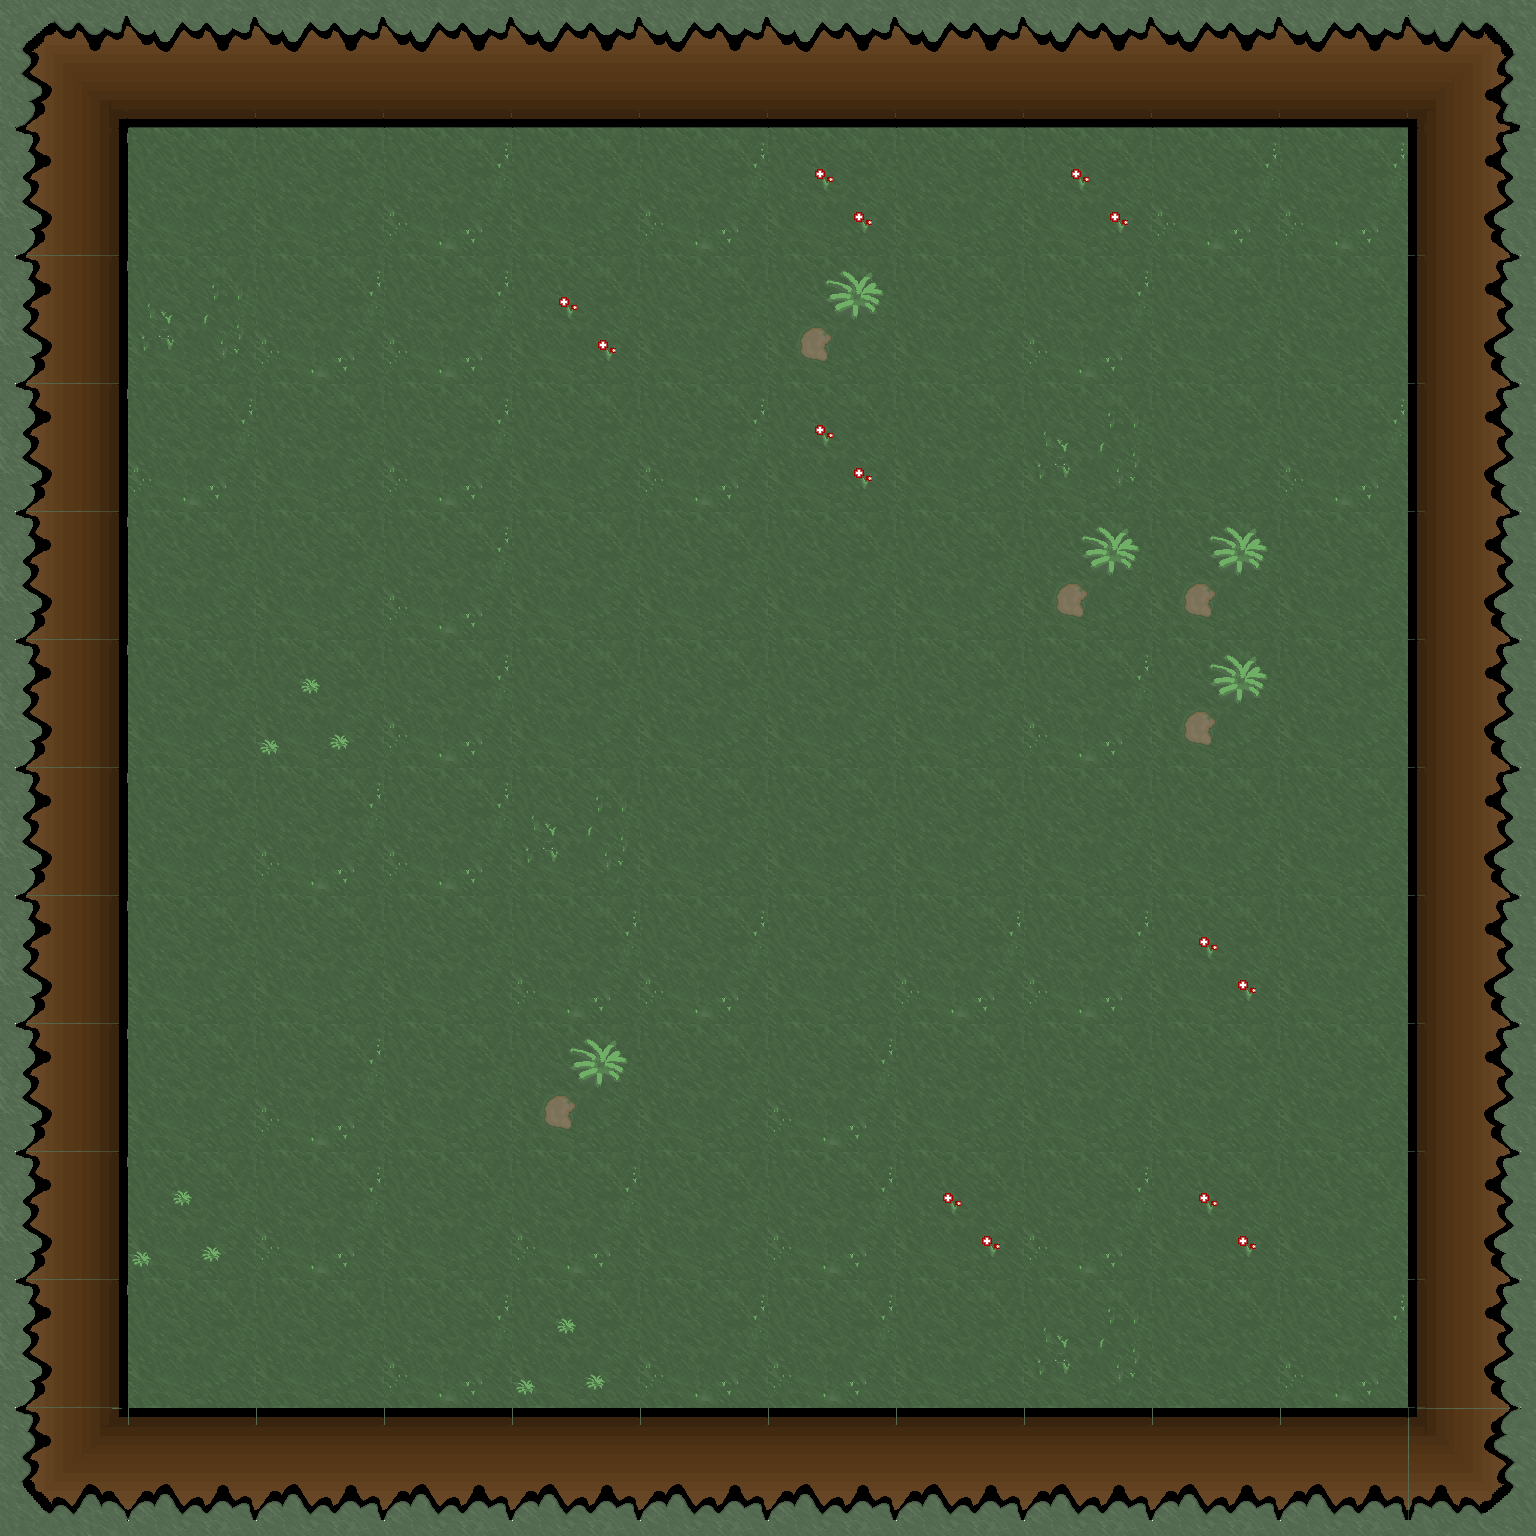

A level layout from a 2D game, rendered from its tile map. Below: a short description, then the map file with its tile-grid data intact:
An orthogonal 12x12 tile map with 128x128 px tiles, 1 tile layer (Capa de Patrones 1).

<map version="1.0" orientation="orthogonal" renderorder="right-down" width="12" height="12" tilewidth="128" tileheight="128" nextobjectid="2">
 <tileset firstgid="1" name="keloke" tilewidth="128" tileheight="128" tilecount="36" columns="4">
  <image source="../../Mapa/Tilesets/Tileset_zon1.png" width="512" height="1152" />
  <tile id="4" probability="0.5" />
  <tile id="5" probability="0.3" />
  <tile id="6" probability="0.1" />
  <tile id="7" probability="0.05" />
  <tile id="8" probability="0.05" />
  <tile id="9" probability="0.001" />
  <tile id="10" probability="0.05" />
 </tileset>
 <layer name="Capa de Patrones 1" width="12" height="12">
  <data encoding="csv">
17,14,14,14,14,14,14,14,14,14,14,18,
13,5,5,6,5,6,7,5,7,6,6,15,
13,9,6,6,7,5,11,5,6,5,5,15,
13,6,5,6,5,6,7,5,9,5,6,15,
13,5,5,6,5,5,5,5,11,11,5,15,
13,5,8,6,5,5,5,5,6,11,5,15,
13,5,6,6,9,5,5,5,5,5,5,15,
13,5,5,5,6,6,5,6,6,7,5,15,
13,5,6,5,11,5,6,5,5,5,5,15,
13,8,6,5,6,5,6,7,6,7,5,15,
13,5,5,6,8,6,6,5,9,5,6,15,
20,16,16,16,16,16,16,16,16,16,16,19
</data>
 </layer>
 <objectgroup name="Inanimados" />
</map>
